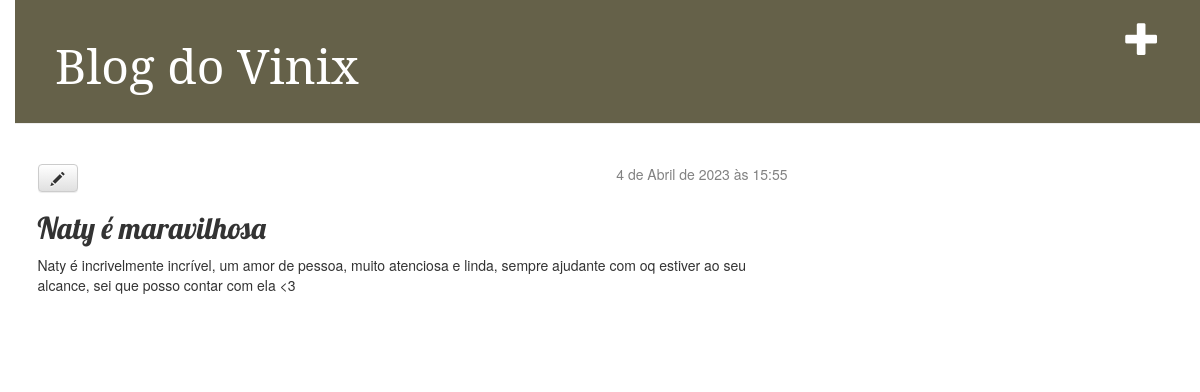
The app's page /post/4/ with its own data.
### blog_instagram/models.py (models this page shows, shortened)
class Post(models.Model):
    author = models.ForeignKey(settings.AUTH_USER_MODEL, on_delete=models.CASCADE)
    title = models.CharField(max_length=200)
    text = models.TextField()
    created_date = models.DateTimeField(default=timezone.now)
    published_date = models.DateTimeField(blank=True, null=True)

### blog_instagram/views.py (the view)
# urls.py: path('post/<int:pk>/', views.post_detail, name='post_detail'),
def post_detail(request, pk):
    post = get_object_or_404(Post, pk=pk)
    return render(request, 'blog_instagram/post_detail.html', {'post': post})

### blog_instagram/templates/blog_instagram/post_detail.html
{% extends 'blog_instagram/base.html' %}
{% block content %}
    <div class="post">
        {% if post.published_date %}
            <div class="date">
                {{ post.published_date }}
            </div>
        {% endif %}
        <a class="btn btn-default" href="{% url 'post_edit' pk=post.pk %}"><span class="glyphicon glyphicon-pencil"></span></a>
        <h2>{{ post.title }}</h2>
        <p>{{ post.text|linebreaksbr }}</p>
    </div>
{% endblock %}

### blog_instagram/static/css/blog.css (style rules this page uses)
body { padding-left: 15px; }
h1, h2, h3, h4 { font-family: 'Lobster', cursive; }
.date { color: #828282; }
.post { margin-bottom: 70px; }
.post > .date, .post > .actions { float: right; }

### records on screen
Post: published_date "4 de Abril de 2023 às 15:55", title "Naty é maravilhosa", text "Naty é incrivelmente incrível, um amor de pessoa, muito atenciosa e linda, sempre ajudante com oq estiver ao seu alcance, sei que posso contar com ela <3"
